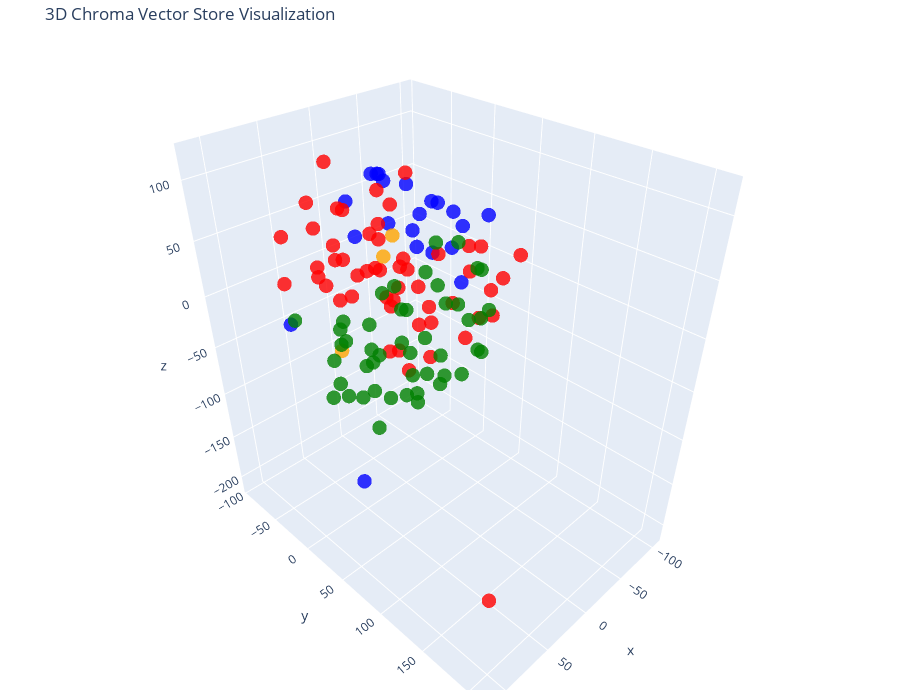

This figure's notebook cell:
### Code cell
# Let's try 3D!

tsne = TSNE(n_components=3, random_state=42)
reduced_vectors = tsne.fit_transform(vectors)

# Create the 3D scatter plot
fig = go.Figure(
    data=[
        go.Scatter3d(
            x=reduced_vectors[:, 0],
            y=reduced_vectors[:, 1],
            z=reduced_vectors[:, 2],
            mode="markers",
            marker=dict(size=5, color=colors, opacity=0.8),
            text=[
                f"Type: {t}<br>Text: {d[:100]}..." for t, d in zip(doc_types, documents)
            ],
            hoverinfo="text",
        )
    ]
)

fig.update_layout(
    title="3D Chroma Vector Store Visualization",
    scene=dict(xaxis_title="x", yaxis_title="y", zaxis_title="z"),
    width=900,
    height=700,
    margin=dict(r=20, b=10, l=10, t=40),
)

fig.show()

### Figure 1 — Plotly figure (JSON) as saved in the notebook; plotly's stock layout.template omitted (floating-point values rounded to 4 significant figures)
{"data": [{"hoverinfo": "text", "marker": {"color": ["blue", "blue", "blue", "blue", "blue", "blue", "blue", "blue", "blue", "blue", "blue", "blue", "blue", "blue", "blue", "blue", "blue", "blue", "blue", "blue", "blue", "red", "red", "red", "red", "red", "red", "red", "red", "red", "red", "red", "red", "red", "red", "red", "red", "red", "red", "red", "red", "red", "red", "red", "red", "red", "red", "red", "red", "red", "red", "red", "red", "red", "red", "red", "red", "red", "red", "red", "red", "red", "red", "red", "red", "red", "red", "red", "red", "red", "red", "red", "red", "orange", "orange", "orange", "green", "green", "green", "green", "green", "green", "green", "green", "green", "green", "green", "green", "green", "green", "green", "green", "green", "green", "green", "green", "green", "green", "green", "green", "green", "green", "green", "green", "green", "green", "green", "green", "green", "green", "green", "green", "green", "green", "green", "green", "green", "green", "green", "green", "green", "green", "green"], "opacity": 0.8, "size": 5}, "mode": "markers", "text": ["Type: products<br>Text: # Product Summary\n\n# Rellm: AI-Powered Enterprise Reinsurance Solution\n\n## Summary\n\nRellm is an inno...", "Type: products<br>Text: ### Seamless Integrations\nRellm's architecture is designed for effortless integration with existing ...", "Type: products<br>Text: ### Regulatory Compliance Tools\nRellm includes built-in compliance tracking features to help organiz...", "Type: products<br>Text: Join the growing number of organizations leveraging Rellm to enhance their reinsurance processes whi...", "Type: products<br>Text: Experience the future of reinsurance with Rellm, where innovation meets reliability. Let Insurellm h...", "Type: products<br>Text: # Product Summary\n\n# Markellm\n\n## Summary\n\nMarkellm is an innovative two-sided marketplace designed ...", "Type: products<br>Text: - **User-Friendly Interface**: Designed with user experience in mind, Markellm features an intuitive...", "Type: products<br>Text: - **Customer Support**: Our dedicated support team is always available to assist both consumers and ...", "Type: products<br>Text: ### For Insurance Companies:\n- **Basic Listing Fee**: $199/month for a featured listing on the platf...", "Type: products<br>Text: ### Q3 2025\n- Initiate a comprehensive marketing campaign targeting both consumers and insurers to i...", "Type: products<br>Text: # Product Summary\n\n# Homellm\n\n## Summary\nHomellm is an innovative home insurance product developed b...", "Type: products<br>Text: ### 2. Dynamic Pricing Model\nWith Homellm's innovative dynamic pricing model, insurance providers ca...", "Type: products<br>Text: ### 5. Multi-Channel Integration\nHomellm seamlessly integrates into existing insurance platforms, pr...", "Type: products<br>Text: - **Basic Tier:** Starting at $5,000/month for small insurers with basic integration features.\n- **S...", "Type: products<br>Text: All tiers include a comprehensive training program and ongoing updates to ensure optimal performance...", "Type: products<br>Text: With Homellm, Insurellm is committed to transforming the landscape of home insurance, ensuring both ...", "Type: products<br>Text: # Product Summary\n\n# Carllm\n\n## Summary\n\nCarllm is an innovative auto insurance product developed by...", "Type: products<br>Text: - **Instant Quoting**: With Carllm, insurance companies can offer near-instant quotes to customers, ...", "Type: products<br>Text: - **Mobile Integration**: Carllm is designed to work seamlessly with mobile applications, providing ...", "Type: products<br>Text: - **Professional Tier**: $2,500/month\n  - For medium-sized companies.\n  - All Basic Tier features pl...", "Type: products<br>Text: ### Q2 2025: Customer Experience Improvements\n- Launch of a new **mobile app** for end-users.\n- Intr...", "Type: contracts<br>Text: # Contract with GreenField Holdings for Markellm\n\n**Effective Date:** November 15, 2023  \n**Contract...", "Type: contracts<br>Text: ## Renewal\n1. **Automatic Renewal**: This contract will automatically renew for sequential one-year ...", "Type: contracts<br>Text: ## Features\n1. **AI-Powered Matching**: Access to advanced algorithms that connect GreenField Holdin...", "Type: contracts<br>Text: ## Support\n1. **Customer Support Access**: The Client will have access to dedicated support through ...", "Type: contracts<br>Text: **Signatures:**  \n_________________________                           _________________________  \n**...", "Type: contracts<br>Text: # Contract with Apex Reinsurance for Rellm: AI-Powered Enterprise Reinsurance Solution\n\n## Terms\n\n1....", "Type: contracts<br>Text: ## Renewal\n\n1. **Automatic Renewal**: This Agreement will automatically renew for successive one-yea...", "Type: contracts<br>Text: 2. **Seamless Integrations**: The architecture of Rellm allows for easy integration with existing sy...", "Type: contracts<br>Text: 1. **Technical Support**: Provider shall offer dedicated technical support to the Client via phone, ...", "Type: contracts<br>Text: **Insurellm, Inc.**  \n_____________________________  \nAuthorized Signature   \nDate: ________________...", "Type: contracts<br>Text: # Contract with Greenstone Insurance for Homellm\n\n---\n\n## Terms\n\n1. **Parties**: This Contract (\"Agr...", "Type: contracts<br>Text: 4. **Payment Terms**: \n   - The Customer shall pay an amount of $10,000 per month for the Standard T...", "Type: contracts<br>Text: ---\n\n## Features\n\n- **AI-Powered Risk Assessment**: Customer will have access to enhanced risk evalu...", "Type: contracts<br>Text: - **Customer Portal**: A dedicated portal will be provided, allowing the Customer's clients to manag...", "Type: contracts<br>Text: ______________________________  \n[Name], [Title]  \nDate: ______________________\n\n**For Greenstone In...", "Type: contracts<br>Text: # Contract with Roadway Insurance Inc. for Carllm\n\n---\n\n## Terms\n\n1. **Agreement Effective Date**: T...", "Type: contracts<br>Text: ---\n\n## Renewal\n\n1. **Automatic Renewal**: This agreement will automatically renew for an additional...", "Type: contracts<br>Text: ---\n\n## Features\n\n1. **Access to Core Features**: Roadway Insurance Inc. will have access to all Pro...", "Type: contracts<br>Text: ---\n\n## Support\n\n1. **Technical Support**: Roadway Insurance Inc. will receive priority technical su...", "Type: contracts<br>Text: # Contract with Stellar Insurance Co. for Rellm\n\n## Terms\nThis contract is made between **Insurellm*...", "Type: contracts<br>Text: ### Termination\nEither party may terminate this agreement with a **30-day written notice**. In the e...", "Type: contracts<br>Text: ## Features\nStellar Insurance Co. will receive access to the following features of the Rellm product...", "Type: contracts<br>Text: ## Support\nInsurellm provides Stellar Insurance Co. with the following support services:\n\n- **24/7 T...", "Type: contracts<br>Text: # Contract with TechDrive Insurance for Carllm\n\n**Contract Date:** October 1, 2024  \n**Contract Dura...", "Type: contracts<br>Text: ## Renewal\n\n1. **Automatic Renewal**: This contract shall automatically renew for additional one-yea...", "Type: contracts<br>Text: ## Support\n\n1. **Customer Support**: Insurellm will provide 24/7 customer support to TechDrive Insur...", "Type: contracts<br>Text: **TechDrive Insurance Representative:**  \nName: Sarah Johnson  \nTitle: Operations Director  \nDate: _...", "Type: contracts<br>Text: # Contract with Belvedere Insurance for Markellm\n\n## Terms\nThis Contract (\"Agreement\") is made and e...", "Type: contracts<br>Text: ## Renewal\n1. **Renewal Terms**: This Agreement may be renewed for additional one-year terms upon mu...", "Type: contracts<br>Text: ## Features\n1. **AI-Powered Matching**: Belvedere Insurance will benefit from Markellm's AI-powered ...", "Type: contracts<br>Text: ## Support\n1. **Technical Support**: Technical support will be available from 9 AM to 7 PM EST, Mond...", "Type: contracts<br>Text: **Belvedere Insurance**  \nSignature: ______________________  \nName: [Authorized Signatory]  \nTitle: ...", "Type: contracts<br>Text: # Contract with Velocity Auto Solutions for Carllm\n\n**Contract Date:** October 1, 2023  \n**Contract ...", "Type: contracts<br>Text: ## Renewal\n\n1. **Automatic Renewal**: This contract will automatically renew for successive 12-month...", "Type: contracts<br>Text: ## Support\n\n1. **Customer Support**: Velocity Auto Solutions will have access to Insurellm’s custome...", "Type: contracts<br>Text: # Contract with GreenValley Insurance for Homellm\n\n**Contract Date:** October 6, 2023  \n**Contract N...", "Type: contracts<br>Text: 4. **Confidentiality:** Both parties agree to maintain the confidentiality of proprietary informatio...", "Type: contracts<br>Text: 1. **AI-Powered Risk Assessment:** Access to advanced AI algorithms for real-time risk evaluations.\n...", "Type: contracts<br>Text: 3. **Regular Updates:** Insurellm will offer ongoing updates and enhancements to the Homellm platfor...", "Type: contracts<br>Text: # Contract with EverGuard Insurance for Rellm: AI-Powered Enterprise Reinsurance Solution\n\n**Contrac...", "Type: contracts<br>Text: 4. **Usage Rights**: EverGuard Insurance is granted a non-exclusive, non-transferable license to acc...", "Type: contracts<br>Text: 1. **Core Functionality**: Rellm provides EverGuard Insurance with advanced AI-driven analytics, sea...", "Type: contracts<br>Text: 1. **Customer Support**: Insurellm will provide EverGuard Insurance with 24/7 customer support, incl...", "Type: contracts<br>Text: ---\n\n**Signatures**  \n**For Insurellm**: __________________________  \n**Name**: John Smith  \n**Title...", "Type: contracts<br>Text: # Contract with BrightWay Solutions for Markellm\n\n**Contract Date:** October 5, 2023  \n**Contract ID...", "Type: contracts<br>Text: 3. **Service Level Agreement (SLA):**  \n   Insurellm commits to a 99.9% uptime for the platform with...", "Type: contracts<br>Text: 2. **Real-Time Quote Availability:**  \n   Consumers sourced via BrightWay Solutions will receive rea...", "Type: contracts<br>Text: 3. **Training and Onboarding:**  \n   Insurellm agrees to provide one free training session on how to...", "Type: contracts<br>Text: # Contract with Pinnacle Insurance Co. for Homellm\n\n## Terms\nThis contract (\"Contract\") is entered i...", "Type: contracts<br>Text: ## Renewal\n1. **Renewal Terms**: At the end of the initial term, this Contract shall automatically r...", "Type: contracts<br>Text: ## Features\n1. **AI-Powered Risk Assessment**: Utilized for tailored underwriting decisions specific...", "Type: contracts<br>Text: ## Support\n1. **Technical Support**: Insurellm shall provide 24/7 technical support via an email and...", "Type: company<br>Text: # Overview of Insurellm\n\nInsurellm is an innovative insurance tech firm with 200 employees across th...", "Type: company<br>Text: # Careers at Insurellm\n\nInsurellm is hiring! We are looking for talented software engineers, data sc...", "Type: company<br>Text: # About Insurellm\n\nInsurellm was founded by Avery Lancaster in 2015 as an insurance tech startup des...", "Type: employees<br>Text: # HR Record\n\n# Alex Chen\n\n## Summary\n- **Date of Birth:** March 15, 1990  \n- **Job Title:** Backend ...", "Type: employees<br>Text: ## Annual Performance History\n- **2020:**  \n  - Completed onboarding successfully.  \n  - Met expecta...", "Type: employees<br>Text: ## Compensation History\n- **2020:** Base Salary: $80,000  \n- **2021:** Base Salary Increase to $90,0...", "Type: employees<br>Text: Alex Chen continues to be a vital asset at Insurellm, contributing significantly to innovative backe...", "Type: employees<br>Text: # HR Record\n\n# Oliver Spencer\n\n## Summary\n- **Date of Birth**: May 14, 1990  \n- **Job Title**: Backe...", "Type: employees<br>Text: ## Annual Performance History\n- **2018**: **3/5** - Adaptable team player but still learning to take...", "Type: employees<br>Text: ## Compensation History\n- **March 2018**: Initial salary of $80,000.\n- **July 2019**: Salary increas...", "Type: employees<br>Text: # HR Record\n\n# Emily Tran\n\n## Summary\n- **Date of Birth:** March 18, 1991  \n- **Job Title:** Digital...", "Type: employees<br>Text: - **January 2017 - May 2018**: Marketing Intern  \n  - Supported the Marketing team by collaborating ...", "Type: employees<br>Text: - **2021**:  \n  - Performance Rating: Meets Expectations  \n  - Key Achievements: Contributed to the ...", "Type: employees<br>Text: - **Professional Development Goals**:  \n  - Emily Tran aims to become a Marketing Manager within the...", "Type: employees<br>Text: # HR Record\n\n# Jordan Blake\n\n## Summary\n- **Date of Birth:** March 15, 1993  \n- **Job Title:** Sales...", "Type: employees<br>Text: ## Annual Performance History\n- **2021:** First year at Insurellm; achieved 90% of monthly targets. ...", "Type: employees<br>Text: ## Other HR Notes\n- Jordan has shown an interest in continuing education, actively participating in ...", "Type: employees<br>Text: # Avery Lancaster\n\n## Summary\n- **Date of Birth**: March 15, 1985  \n- **Job Title**: Co-Founder & Ch...", "Type: employees<br>Text: - **2010 - 2013**: Business Analyst at Edge Analytics  \n  Prior to joining Innovate, Avery worked as...", "Type: employees<br>Text: - **2018**: **Exceeds Expectations**  \n  Under Avery’s pivoted vision, Insurellm launched two new su...", "Type: employees<br>Text: - **2022**: **Satisfactory**  \n  Avery focused on rebuilding team dynamics and addressing employee c...", "Type: employees<br>Text: ## Compensation History\n- **2015**: $150,000 base salary + Significant equity stake  \n- **2016**: $1...", "Type: employees<br>Text: ## Other HR Notes\n- **Professional Development**: Avery has actively participated in leadership trai...", "Type: employees<br>Text: # HR Record\n\n# Maxine Thompson\n\n## Summary\n- **Date of Birth:** January 15, 1991  \n- **Job Title:** ...", "Type: employees<br>Text: ## Insurellm Career Progression\n- **January 2017 - October 2018**: **Junior Data Engineer**  \n  * Ma...", "Type: employees<br>Text: ## Annual Performance History\n- **2017**: *Meets Expectations*  \n  Maxine showed potential in her ro...", "Type: employees<br>Text: - **2021**: *Exceeds Expectations*  \n  Maxine spearheaded the transition to a new data warehousing s...", "Type: employees<br>Text: ## Compensation History\n- **2017**: $70,000 (Junior Data Engineer)  \n- **2018**: $75,000 (Junior Dat...", "Type: employees<br>Text: # Samantha Greene\n\n## Summary\n- **Date of Birth:** October 14, 1990\n- **Job Title:** HR Generalist\n-...", "Type: employees<br>Text: ## Annual Performance History\n- **2020:** Exceeds Expectations  \n  Samantha Greene demonstrated exce...", "Type: employees<br>Text: ## Compensation History\n- **2020:** Base Salary - $55,000  \n  The entry-level salary matched industr...", "Type: employees<br>Text: - **2023:** Base Salary - $70,000  \n  Recognized for substantial improvement in employee relations m...", "Type: employees<br>Text: # HR Record\n\n# Alex Thomson\n\n## Summary\n- **Date of Birth:** March 15, 1995  \n- **Job Title:** Sales...", "Type: employees<br>Text: ## Annual Performance History  \n- **2022** - Rated as \"Exceeds Expectations.\" Alex Thomson achieved ...", "Type: employees<br>Text: ## Other HR Notes\n- Alex Thomson is an active member of the Diversity and Inclusion committee at Ins...", "Type: employees<br>Text: # HR Record\n\n# Samuel Trenton\n\n## Summary\n- **Date of Birth:** April 12, 1989  \n- **Job Title:** Sen...", "Type: employees<br>Text: ## Annual Performance History\n- **2023:** Rating: 4.5/5  \n  *Samuel exceeded expectations, successfu...", "Type: employees<br>Text: ## Compensation History\n- **2023:** Base Salary: $115,000 + Bonus: $15,000  \n  *Annual bonus based o...", "Type: employees<br>Text: - **Engagement in Company Culture:** Regularly participates in team-building events and contributes ...", "Type: employees<br>Text: # HR Record\n\n# Alex Harper\n\n## Summary\n- **Date of Birth**: March 15, 1993  \n- **Job Title**: Sales ...", "Type: employees<br>Text: ## Annual Performance History  \n- **2021**:  \n  - **Performance Rating**: 4.5/5  \n  - **Key Achievem...", "Type: employees<br>Text: - **2022**:  \n  - **Base Salary**: $65,000 (Promotion to Senior SDR)  \n  - **Bonus**: $13,000 (20% o...", "Type: employees<br>Text: # HR Record\n\n# Jordan K. Bishop\n\n## Summary\n- **Date of Birth:** March 15, 1990\n- **Job Title:** Fro...", "Type: employees<br>Text: ## Annual Performance History\n- **2019:** Exceeds Expectations - Continuously delivered high-quality...", "Type: employees<br>Text: ## Compensation History\n- **June 2018:** Starting Salary - $85,000\n- **June 2019:** Salary Increase ...", "Type: employees<br>Text: ## Other HR Notes\n- Jordan K. Bishop has been an integral part of club initiatives, including the In...", "Type: employees<br>Text: # HR Record\n\n# Emily Carter\n\n## Summary\n- **Date of Birth:** August 12, 1990  \n- **Job Title:** Acco...", "Type: employees<br>Text: - **2017-2019:** Marketing Intern  \n  - Assisted with market research and campaign development for s...", "Type: employees<br>Text: ## Compensation History\n| Year | Base Salary | Bonus         | Total Compensation |\n|------|--------...", "Type: employees<br>Text: Emily Carter exemplifies the kind of talent that drives Insurellm's success and is an invaluable ass..."], "type": "scatter3d", "x": [-66.49, -95.0, -96.87, -47.16, -39.34, -40.87, -78.71, 79.34, 35.03, -24.03, 27.24, 37.82, 26.47, -5.709, 8.443, 3.394, -72.53, -74.23, -70.61, -18.74, -44.09, 47.46, -76.15, 59.31, 75.92, -11.05, -33.4, -56.76, -105.3, -53.6, -4.375, 21.4, 18.55, 14.82, 31.8, -18.21, -50.68, -55.18, -6.694, -15.75, -5.556, -27.97, -77.23, -60.52, -29.28, -41.27, 68.76, 62.99, -39.4, -64.73, -55.77, -36.25, -25.18, -37.74, 114.0, -2.133, -94.8, 3.036, 40.75, 24.32, -19.43, -38.12, -69.69, -35.54, -6.354, -57.88, -85.78, -81.76, -49.78, 6.471, -57.22, 24.78, -14.63, 27.82, 27.92, 29.9, -20.34, 62.71, 39.18, -30.61, -1.67, 65.3, 61.75, -48.68, 13.18, 49.92, -2.312, 10.5, 63.99, 0.2716, 27.05, 32.69, 31.46, 43.55, 102.4, 13.74, 23.61, 72.45, 74.56, 63.24, 90.73, 34.08, 51.74, 32.86, 30.88, -0.3066, 78.07, -7.58, 21.98, 56.88, 82.61, 55.86, -10.67, 73.86, 65.99, -8.378, 86.63, 93.5, -8.041, 0.4907, 35.9, 53.67, -22.62], "y": [-2.631, -18.57, 10.44, -8.654, 6.145, 20.94, -3.909, -45.58, -22.21, -3.326, -19.44, 26.23, -29.14, -28.12, -3.93, -6.254, -35.63, -52.95, -66.05, -51.45, -30.03, -35.92, -79.59, -75.2, -52.62, -28.66, -50.62, -52.29, -4.987, -20.61, -8.234, -45.41, -63.88, -56.11, -68.54, -11.45, -44.53, -90.16, -78.16, -54.09, -72.51, -76.29, 6.171, 60.93, -41.4, -72.92, -14.85, 0.8031, 23.69, -75.41, 27.9, 0.1395, 10.11, -68.15, 209.7, -89.79, 50.3, -50.81, -55.78, -50.1, -39.96, -41.65, -24.3, -15.09, -15.17, 37.68, 29.18, 29.63, 29.5, -21.74, -92.79, -85.28, 7.546, 26.52, -49.14, 17.32, 73.07, 22.06, 92.49, 64.75, 85.74, -3.837, 71.27, 26.72, 61.33, 74.03, 46.33, 30.35, 47.66, 32.44, 10.12, -1.623, -2.425, -20.82, 56.97, 17.34, 101.6, 17.0, 3.564, -0.2485, 37.35, 46.25, 24.11, 47.84, 63.01, 67.75, 59.76, 47.14, 68.21, -74.16, 80.78, 58.7, 90.56, 51.66, 101.9, 59.67, 14.76, 68.97, 35.82, 90.13, 45.5, 73.1, 73.33], "z": [47.19, 19.11, 38.42, 13.39, 66.34, 30.91, -26.39, -19.87, -209.8, 29.02, 50.34, 117.7, 76.83, 90.49, 95.7, 58.31, 44.65, 26.44, 52.18, 80.37, 28.17, 7.67, -29.33, 41.85, 13.91, -81.89, -52.51, -23.35, 0.01279, -48.9, -67.85, 18.26, 97.22, 58.88, 6.179, -98.1, 74.38, -5.074, 43.64, 26.36, -39.4, -23.14, 14.28, 10.31, 53.15, 20.88, 32.1, 50.47, -20.12, -55.12, 5.748, -48.99, -75.99, 55.59, -109.8, 7.513, 15.1, -5.844, 49.78, -21.78, -32.53, -9.289, -1.841, -18.19, -19.8, -37.06, -50.46, -22.24, -57.9, 13.86, -39.61, 57.88, -38.3, 67.43, -72.28, 47.37, 38.17, -67.46, -21.2, -13.58, 51.41, -65.8, 8.961, -98.51, -59.18, -50.74, -45.7, -86.81, -12.47, 28.44, 11.15, -21.18, -46.95, -41.47, -25.48, -6.587, 24.9, 7.686, -34.13, -11.4, 4.93, 14.19, -36.96, -25.27, -5.091, 13.54, -68.23, 2.722, 39.52, -38.59, -25.09, 48.5, 13.92, -39.01, -1.038, 60.86, -58.61, 2.976, 52.33, -17.44, -66.83, -23.43, -38.79]}], "layout": {"height": 700, "margin": {"b": 10, "l": 10, "r": 20, "t": 40}, "scene": {"xaxis": {"title": {"text": "x"}}, "yaxis": {"title": {"text": "y"}}, "zaxis": {"title": {"text": "z"}}}, "title": {"text": "3D Chroma Vector Store Visualization"}, "width": 900}}
